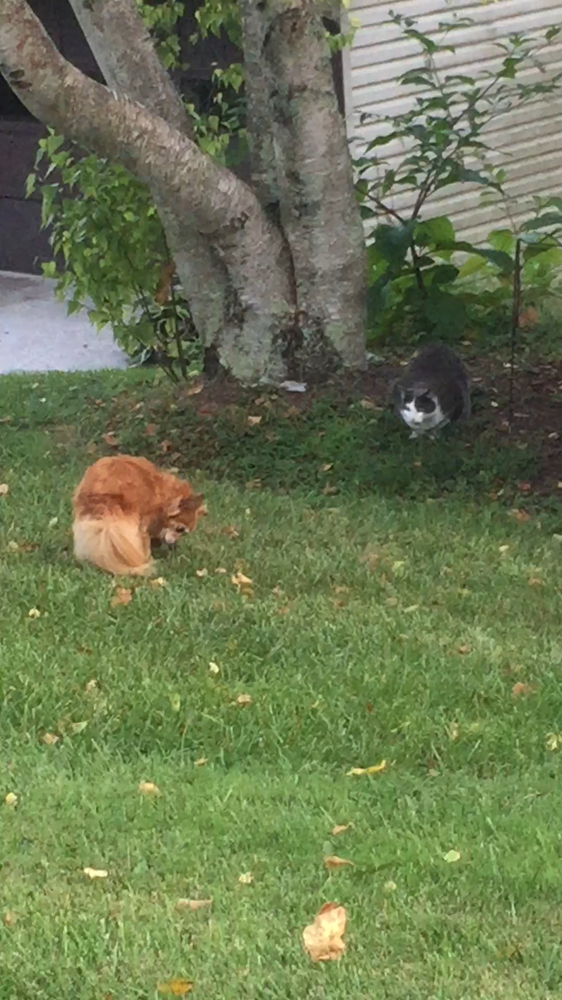
#> input picture Vision/cat.png, 562 x 1000 px, shrunk from 750 x 1334 before the run
$ python Detect_color.py --image cat.png
#> lines starting #> are read from the running program, lines starting #| are printed output that depends on the picture; after the words box and inside, x2 and y2 are one past the last pixel; in counts of white or black regions, pixels touching at a corner belong together
# USAGE
# python detect_color.py --image pokemon_games.png

# import the necessary packages
import numpy as np
import argparse
import cv2

# construct the argument parse and parse the arguments
ap = argparse.ArgumentParser()
ap.add_argument("-i", "--image", help = "path to the image")
args = vars(ap.parse_args())

# load the image
image = cv2.imread(args["image"])
#> image is the input picture: shape (1000, 562, 3); mean B, G, R 83, 120.6, 108.3

# define the list of boundaries
boundaries = [
        ([3, 80, 0], [9, 255, 0]), # green
	#([17, 15, 100], [50, 56, 200]), # red
        ([86, 31, 4], [220, 88, 50]), # blue
	([25, 146, 190], [62, 174, 250]), # orange/yellow
	([103, 86, 65], [145, 133, 128]) # grey
]

# loop over the boundaries
for (lower, upper) in boundaries:
	# create NumPy arrays from the boundaries
	lower = np.array(lower, dtype = "uint8")
	upper = np.array(upper, dtype = "uint8")

	# find the colors within the specified boundaries and apply
	# the mask
	mask = cv2.inRange(image, lower, upper)
	output = cv2.bitwise_and(image, image, mask = mask)

	# show the images
	cv2.imshow("images", np.hstack([image, output]))
	cv2.waitKey(0)
#> this loop made 4 passes
#> pass 1, `cv2.imshow("images", np.hstack([image, output]))`:
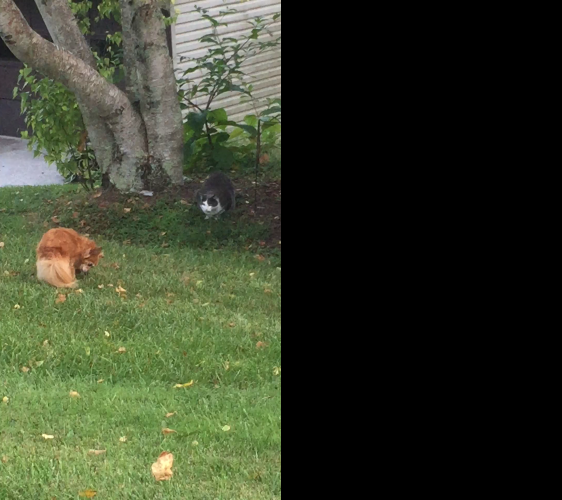
#> window 'images': shape (1000, 1124, 3) (shown at 1/2 size); mean B, G, R 41.5, 60.3, 54.1
#> pass 3, `mask = cv2.inRange(image, lower, upper)`:
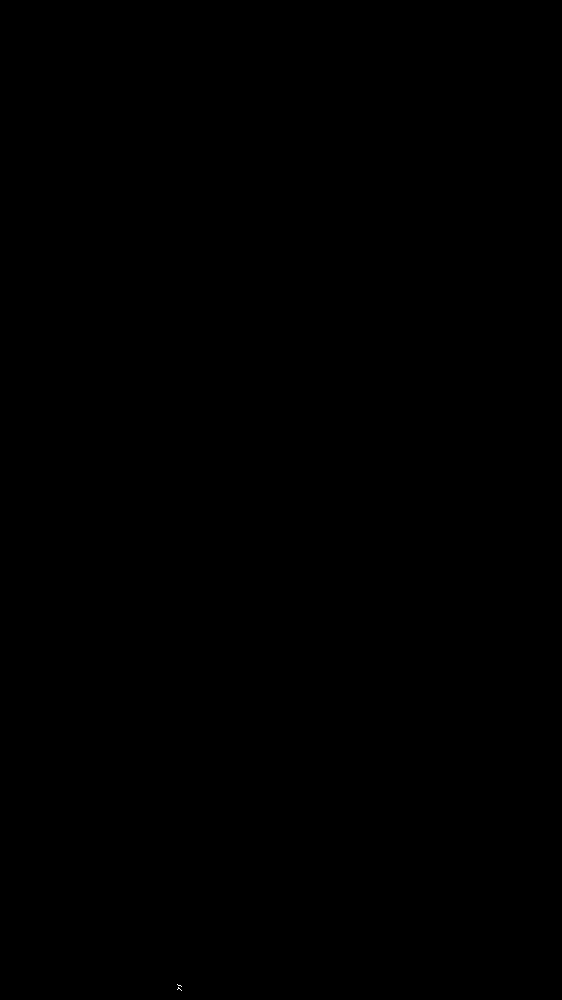
#> mask: shape (1000, 562); 0% white in thin lines or dots, all inside (x1, y1, x2, y2) = (177, 984, 182, 991)
